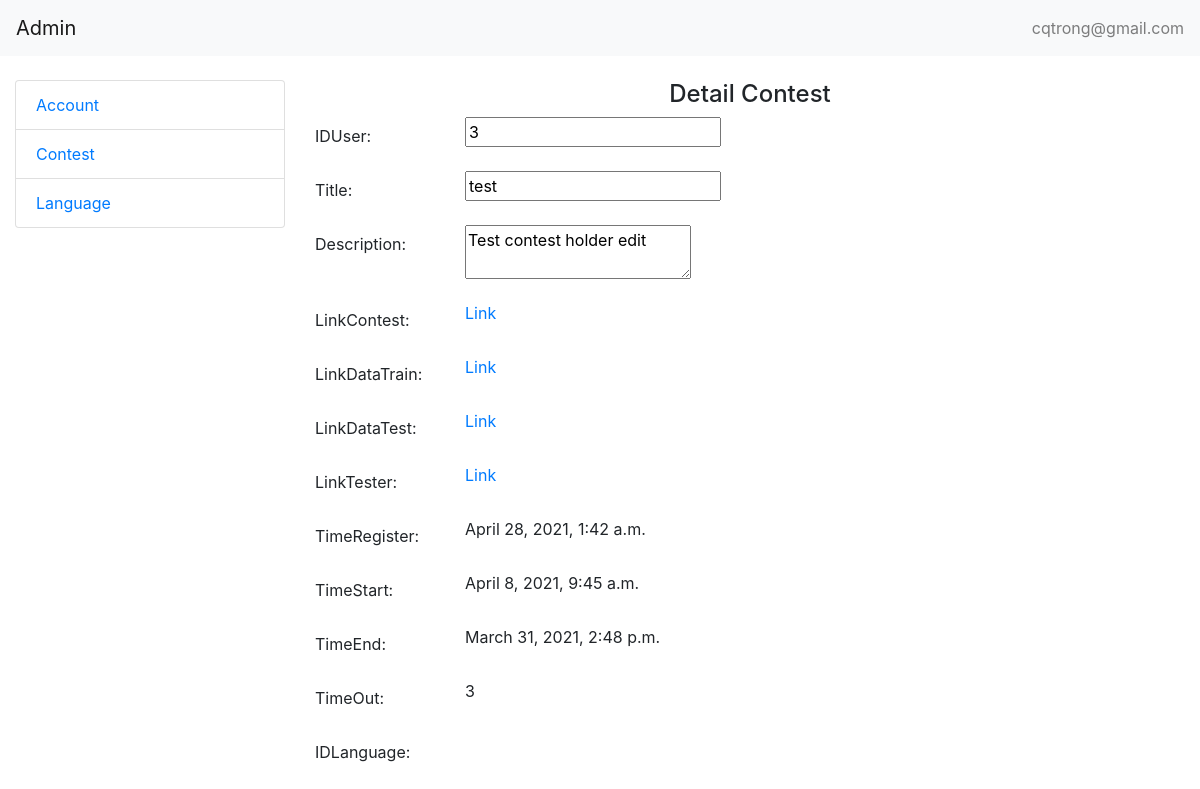
Page /contest/detail-contest/3/ (signed in) on the earlier database version.
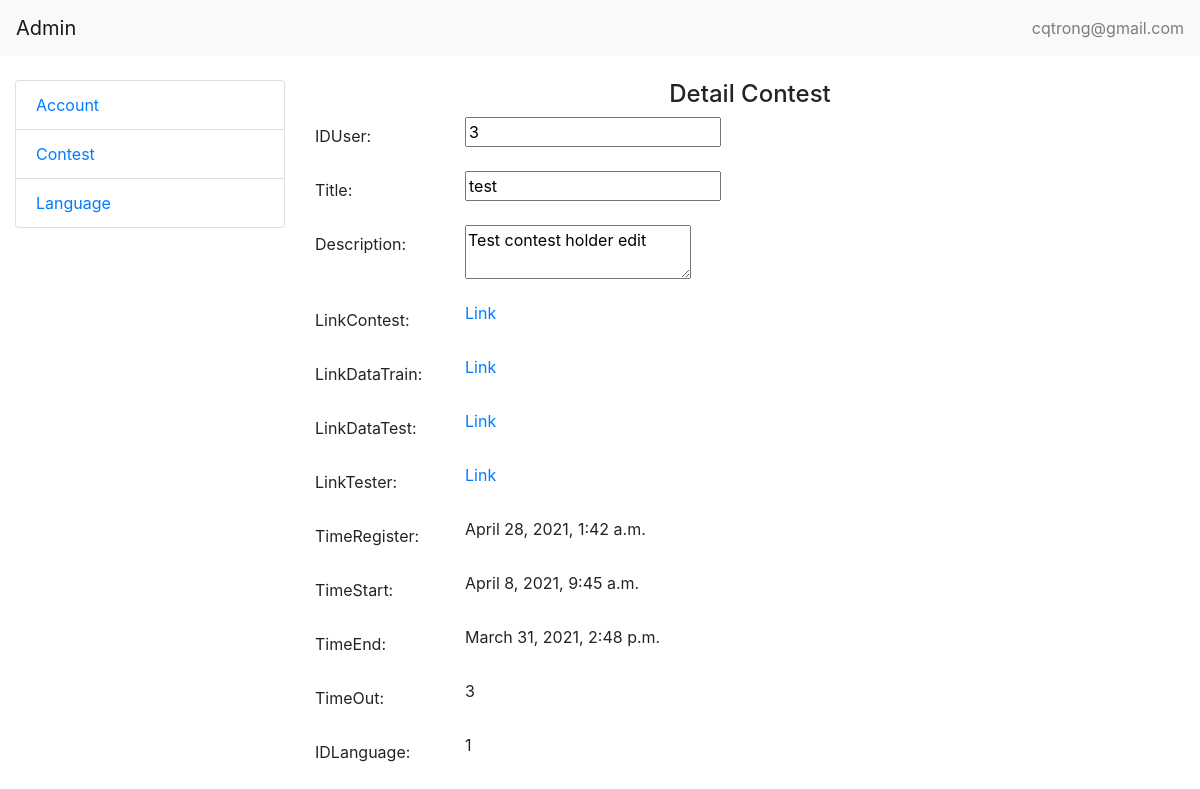
Same page on the later database version.
### ContestAdmin/models.py (models this page shows)
class Contest(models.Model):
    IDUser = models.CharField(max_length=100)
    Title = models.TextField()
    Description = models.TextField()
    LinkContest = models.CharField(max_length=100)
    LinkDataTrain = models.CharField(max_length=100)
    LinkDataTest = models.CharField(max_length=100)
    LinkTester = models.CharField(max_length=100)
    TimeRegister = models.DateTimeField()
    TimeStart = models.DateTimeField()
    TimeEnd = models.DateTimeField()
    TimeOut = models.IntegerField()
    IDLanguage = models.CharField(max_length=100)

### ContestAdmin/views.py (the view)
# urls.py: path('contest/detail-contest/<int:pk>/',  views.detailContest, name='detailContest'),
def detailContest(request, pk):
    if request.user.is_superuser:
        icontest = Contest.objects.get(pk=pk)
        url = static('contest/a.pdf')
        icontest.url = url
        context = {
            'icontest':icontest
        }
        return render(request, 'Contest/detail.html', context=context)
    else:
        return redirect('login')

### ContestAdmin/templates/Contest/detail.html
{% extends 'base/base.html' %}
{% load static %}
{% block content %}
<h4 class="text-center">Detail Contest</h4>
        <div class="form-group row">
            <label class="col-sm-2 col-form-label" for="pk" >IDUser:</label>
            <div class="col-sm-10">
            <input type="text" value= {{icontest.pk}} readonly>
            </div>
        </div>
        <div class="form-group row">
            <label class="col-sm-2 col-form-label" for="pk" >Title:</label>
            <div class="col-sm-10">
            <input type="text" value= {{icontest.Title}} readonly>
            </div>
        </div>
        <div class="form-group row">
            <label class="col-sm-2 col-form-label" for="pk" >Description:</label>
            <div class="col-sm-10">
                <textarea type="text" value= {{icontest.Description}} readonly >{{icontest.Description}}</textarea>
            </div>
        </div>
        <div class="form-group row">
            <label class="col-sm-2 col-form-label" for="pk" >LinkContest:</label>
            <div class="col-sm-10">
                <a href={{icontest.LinkContest}} class="" target="_blank">Link</a>
            </div>
        </div>
        <div class="form-group row">
            <label class="col-sm-2 col-form-label" for="pk" >LinkDataTrain:</label>
            <div class="col-sm-10">
                <a href={{icontest.LinkDataTrain}} class="" target="_blank">Link</a>
            </div>
        </div>
        <div class="form-group row">
            <label class="col-sm-2 col-form-label" for="pk" >LinkDataTest:</label>
            <div class="col-sm-10">
                <a href={{icontest.LinkDataTest}} class="" target="_blank">Link</a>
            </div>
        </div>
        <div class="form-group row">
            <label class="col-sm-2 col-form-label" for="pk" >LinkTester:</label>
            <div class="col-sm-10">
                <a href={{icontest.LinkTester}} class="" target="_blank">Link</a>
            </div>
        </div>
        <div class="form-group row">
            <label class="col-sm-2 col-form-label" for="pk" >TimeRegister:</label>
            <div class="col-sm-10">
            {{icontest.TimeRegister}}
            </div>
        </div>
        <div class="form-group row">
            <label class="col-sm-2 col-form-label" for="pk" >TimeStart:</label>
            <div class="col-sm-10">
            {{icontest.TimeStart}}
            </div>
        </div>
        <div class="form-group row">
            <label class="col-sm-2 col-form-label" for="pk" >TimeEnd:</label>
            <div class="col-sm-10">
            {{icontest.TimeEnd}}
            </div>
        </div>
        <div class="form-group row">
            <label class="col-sm-2 col-form-label" for="pk" >TimeOut:</label>
            <div class="col-sm-10">
            {{icontest.TimeOut}}
            </div>
        </div>
        <div class="form-group row">
            <label class="col-sm-2 col-form-label" for="pk" >IDLanguage:</label>
            <div class="col-sm-10">
            {{icontest.IDLanguage}}
            </div>
        </div>
{% endblock content %}

Differences in the rows shown:
changed Contest "test": IDLanguage (not shown) → "1"
